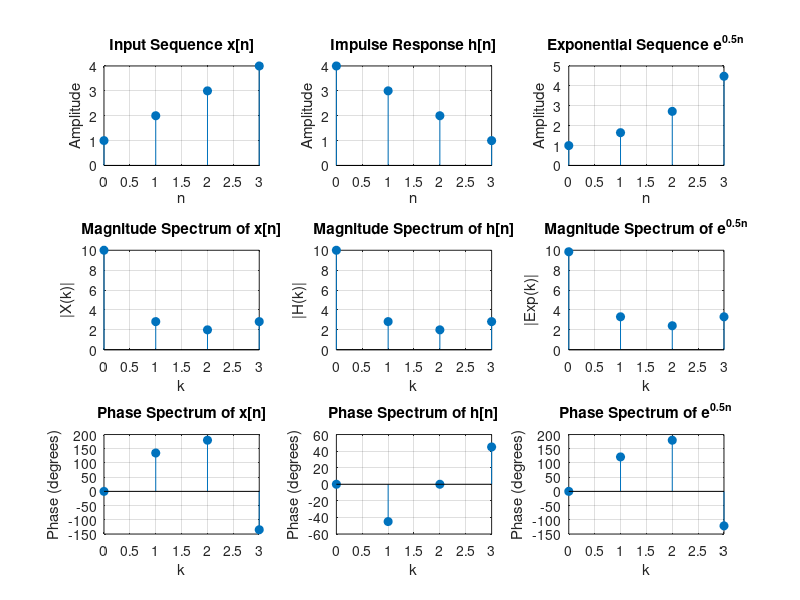

Source code (MATLAB):
clc;
clear all;
close all;

% Define the given sequences
x = [1, 2, 3, 4];
h = [4, 3, 2, 1];

% Define an exponential sequence
n = 0:3; % Time indices
exp_seq = exp(0.5 * n); % Exponential sequence e^(0.5n)

% Compute FFT length (take max of all sequence lengths)
N = max([length(x), length(h), length(exp_seq)]);

% Compute FFT for the sequences
X_fft = fft(x, N);
H_fft = fft(h, N);
Exp_fft = fft(exp_seq, N);

% Compute Magnitude and Phase
mag_X = abs(X_fft);
phase_X = angle(X_fft) * 180 / pi; % Convert phase to degrees

mag_H = abs(H_fft);
phase_H = angle(H_fft) * 180 / pi; % Convert phase to degrees

mag_Exp = abs(Exp_fft);
phase_Exp = angle(Exp_fft) * 180 / pi; % Convert phase to degrees

% Plot x[n] and its FFT
figure;
subplot(3,3,1);
stem(n, x, 'filled');
title('Input Sequence x[n]');
xlabel('n'); ylabel('Amplitude');
grid on;

subplot(3,3,4);
stem(0:N-1, mag_X, 'filled');
title('Magnitude Spectrum of x[n]');
xlabel('k'); ylabel('|X(k)|');
grid on;

subplot(3,3,7);
stem(0:N-1, phase_X, 'filled');
title('Phase Spectrum of x[n]');
xlabel('k'); ylabel('Phase (degrees)');
grid on;

% Plot h[n] and its FFT
subplot(3,3,2);
stem(n, h, 'filled');
title('Impulse Response h[n]');
xlabel('n'); ylabel('Amplitude');
grid on;

subplot(3,3,5);
stem(0:N-1, mag_H, 'filled');
title('Magnitude Spectrum of h[n]');
xlabel('k'); ylabel('|H(k)|');
grid on;

subplot(3,3,8);
stem(0:N-1, phase_H, 'filled');
title('Phase Spectrum of h[n]');
xlabel('k'); ylabel('Phase (degrees)');
grid on;

% Plot exponential sequence and its FFT
subplot(3,3,3);
stem(n, exp_seq, 'filled');
title('Exponential Sequence e^{0.5n}');
xlabel('n'); ylabel('Amplitude');
grid on;

subplot(3,3,6);
stem(0:N-1, mag_Exp, 'filled');
title('Magnitude Spectrum of e^{0.5n}');
xlabel('k'); ylabel('|Exp(k)|');
grid on;

subplot(3,3,9);
stem(0:N-1, phase_Exp, 'filled');
title('Phase Spectrum of e^{0.5n}');
xlabel('k'); ylabel('Phase (degrees)');
grid on;
